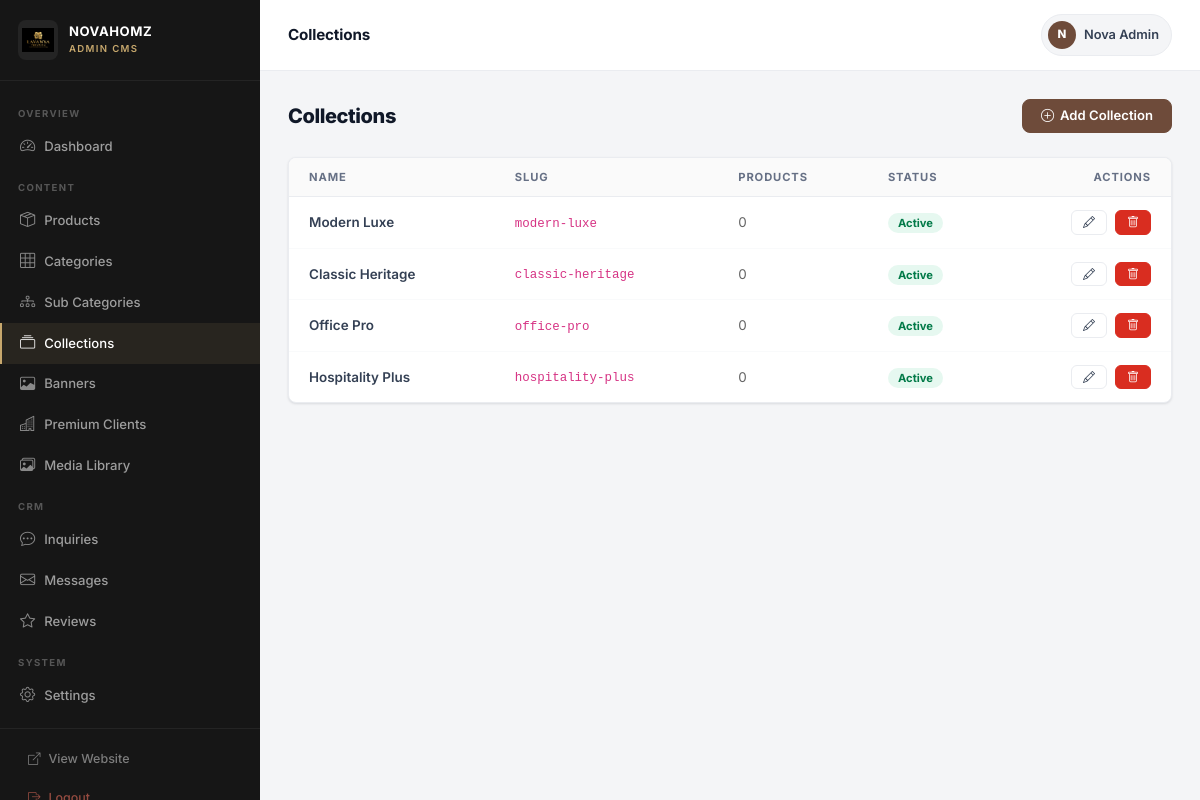
Screenshot of /admin/collections/index.php (signed in) with the database file from the repository.
### tables this page shows
CREATE TABLE `collections` (
  `id`          INT UNSIGNED NOT NULL AUTO_INCREMENT,
  `name`        VARCHAR(100) NOT NULL,
  `slug`        VARCHAR(120) NOT NULL UNIQUE,
  `description` TEXT DEFAULT NULL,
  `image`       VARCHAR(255) DEFAULT NULL,
  `sort_order`  INT NOT NULL DEFAULT 0,
  `is_active`   TINYINT(1) NOT NULL DEFAULT 1,
  `created_at`  DATETIME NOT NULL DEFAULT CURRENT_TIMESTAMP,
  PRIMARY KEY (`id`)
);

### admin/collections/index.php (the view, shortened to what this page needs)
<?php
$db = getDB();
$collections = $db->query("SELECT c.*, (SELECT COUNT(*) FROM products p WHERE p.collection_id=c.id) AS product_count FROM collections c ORDER BY c.sort_order ASC")->fetchAll();
include __DIR__ . '/../layout.php';
?>
<div class="adm-page-header">
  <h1>Collections</h1>
  <a href="?add=1" class="adm-btn adm-btn-primary"><i class="bi bi-plus-circle"></i> Add Collection</a>
</div>
<div class="adm-table">
  <table>
    <thead><tr><th>Name</th><th>Slug</th><th>Products</th><th>Status</th><th style="text-align:right;">Actions</th></tr></thead>
    <tbody>
      <?php foreach ($collections as $c): ?>
      <tr>
        <td style="font-weight:600;"><?php echo htmlspecialchars($c['name']); ?></td>
        <td><code style="font-size:0.78rem;"><?php echo htmlspecialchars($c['slug']); ?></code></td>
        <td style="color:#666;"><?php echo $c['product_count']; ?></td>
        <td><?php echo $c['is_active'] ? '<span class="badge-active">Active</span>' : '<span class="badge-inactive">Inactive</span>'; ?></td>
        <td style="text-align:right;">
          <div class="d-flex gap-2 justify-content-end">
            <a href="?edit=<?php echo $c['id']; ?>" class="adm-btn adm-btn-secondary adm-btn-sm"><i class="bi bi-pencil"></i></a>
            <a href="?delete=<?php echo $c['id']; ?>" class="adm-btn adm-btn-danger adm-btn-sm" data-confirm="Delete '<?php echo addslashes($c['name']); ?>'?"><i class="bi bi-trash"></i></a>
          </div>
        </td>
      </tr>
      <?php endforeach; ?>
    </tbody>
  </table>
</div>
<?php include __DIR__ . '/../layout_footer.php'; ?>

### assets/css/admin.css (style rules this page uses)
:root { --lc-primary: #6E4B3A; --lc-primary-d: #4E3428; --lc-accent: #C7A86D; --lc-accent-lt: #E8D5B0; --lc-sidebar-w: 260px; --lc-sidebar-bg:#161616; --lc-sidebar-bd:rgba(255,255,255,.06); --lc-bg: #F4F5F7; --lc-card: #FFFFFF; --lc-border: #EAECF0; --lc-text: #101828; --lc-text-md: #344054; --lc-text-lt: #667085; --lc-success: #12B76A; --lc-danger: #D92D20; --lc-warn: #DC6803; --lc-info: #1570EF; --lc-radius: 8px; --lc-shadow-sm: 0 1px 3px rgba(16,24,40,.08), 0 1px 2px rgba(16,24,40,.04); --lc-shadow-md: 0 4px 16px rgba(16,24,40,.1), 0 2px 8px rgba(16,24,40,.06); --lc-t: .18s ease; }
*, *::before, *::after { box-sizing: border-box; }
body { font-family: 'Inter', 'Segoe UI', system-ui, sans-serif; background: var(--lc-bg); color: var(--lc-text); margin: 0; font-size: 14px; line-height: 1.5; }
a { text-decoration: none; color: inherit; }
.adm-table { background: var(--lc-card); border: 1px solid var(--lc-border); border-radius: var(--lc-radius); box-shadow: var(--lc-shadow-sm); overflow: hidden; }
.adm-table table { width: 100%; border-collapse: collapse; min-width: 500px; }
.adm-table thead th { background: #FAFAFA; padding: 11px 16px; font-size: .7rem; font-weight: 700; text-transform: uppercase; letter-spacing: .08em; color: var(--lc-text-lt); text-align: left; border-bottom: 1px solid var(--lc-border); white-space: nowrap; }
.adm-table thead th:first-child { padding-left: 20px; }
.adm-table thead th:last-child { padding-right: 20px; }
.adm-table tbody td { padding: 13px 16px; font-size: .84rem; color: var(--lc-text-md); border-bottom: 1px solid #F9FAFB; vertical-align: middle; }
.adm-table tbody td:first-child { padding-left: 20px; }
.adm-table tbody td:last-child { padding-right: 20px; }
.adm-table tbody tr:last-child td { border-bottom: none; }
.adm-btn { display: inline-flex; align-items: center; justify-content: center; gap: 6px; padding: 9px 18px; border-radius: var(--lc-radius); font-size: .82rem; font-weight: 600; cursor: pointer; border: 1px solid transparent; transition: all var(--lc-t); white-space: nowrap; text-decoration: none; line-height: 1; }
.adm-btn-primary { background: var(--lc-primary); color: #fff; border-color: var(--lc-primary); }
.adm-btn-danger { background: var(--lc-danger); color: #fff; border-color: var(--lc-danger); }
.adm-btn-secondary { background: #fff; color: var(--lc-text-md); border-color: var(--lc-border); }
.adm-btn-sm { padding: 5px 11px; font-size: .75rem; border-radius: 6px; }
.badge-active { background: rgba(18,183,106,.1); color: #027A48; padding: 3px 10px; border-radius: 20px; font-size: .7rem; font-weight: 700; }
.adm-page-header { display: flex; align-items: center; justify-content: space-between; margin-bottom: 24px; gap: 14px; flex-wrap: wrap; }
.adm-page-header h1 { font-size: 1.25rem; font-weight: 800; margin: 0; color: var(--lc-text); letter-spacing: -.02em; }

### rows the page displays
collections: name "Modern Luxe", slug "modern-luxe", product_count "0", is_active "Active"
collections: name "Classic Heritage", slug "classic-heritage", product_count "0", is_active "Active"
collections: name "Office Pro", slug "office-pro", product_count "0", is_active "Active"
collections: name "Hospitality Plus", slug "hospitality-plus", product_count "0", is_active "Active"

### other values shown
$brandName "NOVAHOMZ"
$a_title "Collections"
substr($admin['name'] ?: 'A', 0, 1) "N"
$admin['name'] ?: 'Admin' "Nova Admin"
